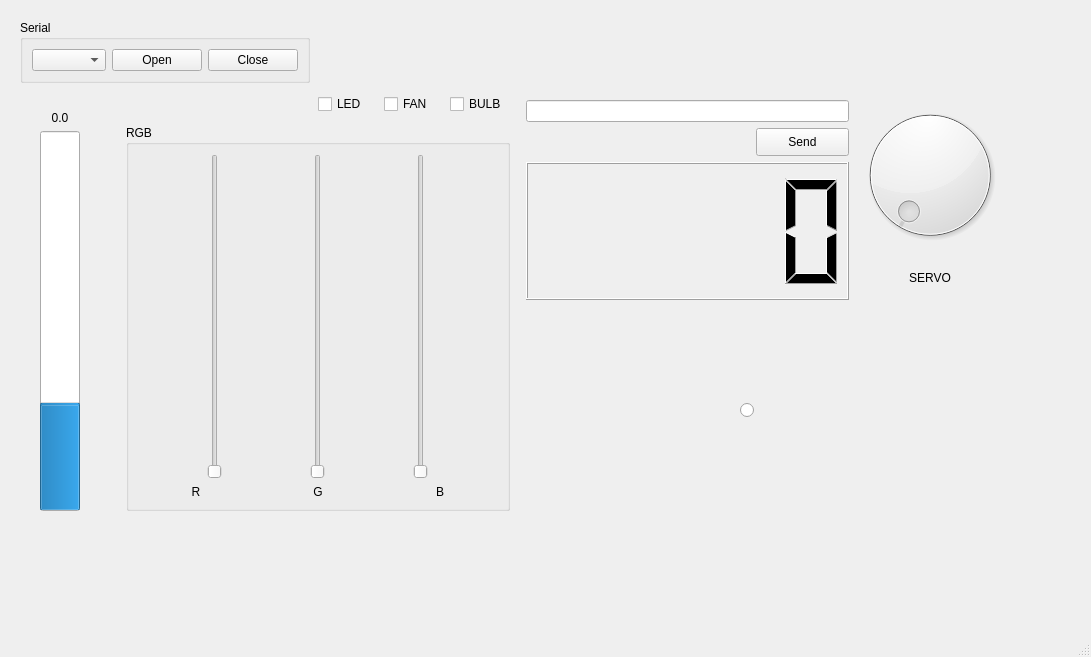
<?xml version="1.0" encoding="UTF-8"?>
<ui version="4.0">
 <class>MainWindow</class>
 <widget class="QMainWindow" name="MainWindow">
  <property name="geometry">
   <rect>
    <x>0</x>
    <y>0</y>
    <width>1091</width>
    <height>657</height>
   </rect>
  </property>
  <property name="windowTitle">
   <string>MainWindow</string>
  </property>
  <widget class="QWidget" name="centralwidget">
   <widget class="QRadioButton" name="btnCircle">
    <property name="geometry">
     <rect>
      <x>430</x>
      <y>650</y>
      <width>40</width>
      <height>40</height>
     </rect>
    </property>
    <property name="layoutDirection">
     <enum>Qt::LeftToRight</enum>
    </property>
    <property name="text">
     <string/>
    </property>
   </widget>
   <widget class="QRadioButton" name="btnCircle_2">
    <property name="geometry">
     <rect>
      <x>740</x>
      <y>400</y>
      <width>61</width>
      <height>20</height>
     </rect>
    </property>
    <property name="text">
     <string/>
    </property>
   </widget>
   <widget class="QWidget" name="">
    <property name="geometry">
     <rect>
      <x>20</x>
      <y>20</y>
      <width>985</width>
      <height>491</height>
     </rect>
    </property>
    <layout class="QHBoxLayout" name="horizontalLayout_10">
     <item>
      <layout class="QVBoxLayout" name="verticalLayout_5">
       <item>
        <layout class="QHBoxLayout" name="horizontalLayout_6">
         <item>
          <widget class="QGroupBox" name="groupBox_2">
           <property name="title">
            <string>Serial</string>
           </property>
           <layout class="QVBoxLayout" name="verticalLayout_2">
            <item>
             <layout class="QHBoxLayout" name="horizontalLayout">
              <item>
               <widget class="QComboBox" name="comList">
                <property name="maximumSize">
                 <size>
                  <width>74</width>
                  <height>16777215</height>
                 </size>
                </property>
               </widget>
              </item>
              <item>
               <widget class="QPushButton" name="btnOpen">
                <property name="maximumSize">
                 <size>
                  <width>93</width>
                  <height>16777215</height>
                 </size>
                </property>
                <property name="text">
                 <string>Open</string>
                </property>
               </widget>
              </item>
              <item>
               <widget class="QPushButton" name="btnClose">
                <property name="maximumSize">
                 <size>
                  <width>93</width>
                  <height>16777215</height>
                 </size>
                </property>
                <property name="text">
                 <string>Close</string>
                </property>
               </widget>
              </item>
             </layout>
            </item>
           </layout>
          </widget>
         </item>
         <item>
          <spacer name="horizontalSpacer_3">
           <property name="orientation">
            <enum>Qt::Horizontal</enum>
           </property>
           <property name="sizeType">
            <enum>QSizePolicy::Fixed</enum>
           </property>
           <property name="sizeHint" stdset="0">
            <size>
             <width>200</width>
             <height>20</height>
            </size>
           </property>
          </spacer>
         </item>
        </layout>
       </item>
       <item>
        <layout class="QHBoxLayout" name="horizontalLayout_5">
         <item>
          <spacer name="horizontalSpacer_2">
           <property name="orientation">
            <enum>Qt::Horizontal</enum>
           </property>
           <property name="sizeType">
            <enum>QSizePolicy::Fixed</enum>
           </property>
           <property name="sizeHint" stdset="0">
            <size>
             <width>20</width>
             <height>20</height>
            </size>
           </property>
          </spacer>
         </item>
         <item>
          <layout class="QVBoxLayout" name="verticalLayout_7">
           <item>
            <spacer name="verticalSpacer">
             <property name="orientation">
              <enum>Qt::Vertical</enum>
             </property>
             <property name="sizeType">
              <enum>QSizePolicy::Fixed</enum>
             </property>
             <property name="sizeHint" stdset="0">
              <size>
               <width>20</width>
               <height>22</height>
              </size>
             </property>
            </spacer>
           </item>
           <item>
            <widget class="QLabel" name="labelTemp">
             <property name="text">
              <string>0.0</string>
             </property>
             <property name="alignment">
              <set>Qt::AlignCenter</set>
             </property>
            </widget>
           </item>
           <item>
            <widget class="QProgressBar" name="barTemp">
             <property name="minimumSize">
              <size>
               <width>40</width>
               <height>0</height>
              </size>
             </property>
             <property name="minimum">
              <number>200</number>
             </property>
             <property name="maximum">
              <number>400</number>
             </property>
             <property name="value">
              <number>255</number>
             </property>
             <property name="orientation">
              <enum>Qt::Vertical</enum>
             </property>
            </widget>
           </item>
          </layout>
         </item>
         <item>
          <spacer name="horizontalSpacer_5">
           <property name="orientation">
            <enum>Qt::Horizontal</enum>
           </property>
           <property name="sizeType">
            <enum>QSizePolicy::Fixed</enum>
           </property>
           <property name="sizeHint" stdset="0">
            <size>
             <width>40</width>
             <height>20</height>
            </size>
           </property>
          </spacer>
         </item>
         <item>
          <layout class="QVBoxLayout" name="verticalLayout_3">
           <item>
            <layout class="QHBoxLayout" name="horizontalLayout_2">
             <item>
              <spacer name="horizontalSpacer">
               <property name="orientation">
                <enum>Qt::Horizontal</enum>
               </property>
               <property name="sizeHint" stdset="0">
                <size>
                 <width>40</width>
                 <height>20</height>
                </size>
               </property>
              </spacer>
             </item>
             <item>
              <widget class="QCheckBox" name="checkBoxLED">
               <property name="minimumSize">
                <size>
                 <width>60</width>
                 <height>30</height>
                </size>
               </property>
               <property name="text">
                <string>LED</string>
               </property>
               <property name="iconSize">
                <size>
                 <width>50</width>
                 <height>50</height>
                </size>
               </property>
               <property name="tristate">
                <bool>false</bool>
               </property>
              </widget>
             </item>
             <item>
              <widget class="QCheckBox" name="checkBoxFAN">
               <property name="minimumSize">
                <size>
                 <width>60</width>
                 <height>30</height>
                </size>
               </property>
               <property name="text">
                <string>FAN</string>
               </property>
              </widget>
             </item>
             <item>
              <widget class="QCheckBox" name="checkBoxBULB">
               <property name="minimumSize">
                <size>
                 <width>60</width>
                 <height>30</height>
                </size>
               </property>
               <property name="text">
                <string>BULB</string>
               </property>
              </widget>
             </item>
            </layout>
           </item>
           <item>
            <widget class="QGroupBox" name="groupBox">
             <property name="title">
              <string>RGB</string>
             </property>
             <layout class="QVBoxLayout" name="verticalLayout">
              <item>
               <layout class="QHBoxLayout" name="horizontalLayout_3">
                <item>
                 <widget class="QSlider" name="sliderR">
                  <property name="maximumSize">
                   <size>
                    <width>40</width>
                    <height>999999</height>
                   </size>
                  </property>
                  <property name="maximum">
                   <number>255</number>
                  </property>
                  <property name="orientation">
                   <enum>Qt::Vertical</enum>
                  </property>
                 </widget>
                </item>
                <item>
                 <widget class="QSlider" name="sliderG">
                  <property name="maximumSize">
                   <size>
                    <width>40</width>
                    <height>999999</height>
                   </size>
                  </property>
                  <property name="maximum">
                   <number>255</number>
                  </property>
                  <property name="orientation">
                   <enum>Qt::Vertical</enum>
                  </property>
                 </widget>
                </item>
                <item>
                 <widget class="QSlider" name="sliderB">
                  <property name="maximumSize">
                   <size>
                    <width>40</width>
                    <height>99999</height>
                   </size>
                  </property>
                  <property name="maximum">
                   <number>255</number>
                  </property>
                  <property name="orientation">
                   <enum>Qt::Vertical</enum>
                  </property>
                 </widget>
                </item>
               </layout>
              </item>
              <item>
               <layout class="QHBoxLayout" name="horizontalLayout_4">
                <item>
                 <widget class="QLabel" name="label">
                  <property name="text">
                   <string>R</string>
                  </property>
                  <property name="alignment">
                   <set>Qt::AlignCenter</set>
                  </property>
                 </widget>
                </item>
                <item>
                 <widget class="QLabel" name="label_2">
                  <property name="text">
                   <string>G</string>
                  </property>
                  <property name="alignment">
                   <set>Qt::AlignCenter</set>
                  </property>
                 </widget>
                </item>
                <item>
                 <widget class="QLabel" name="label_3">
                  <property name="text">
                   <string>B</string>
                  </property>
                  <property name="alignment">
                   <set>Qt::AlignCenter</set>
                  </property>
                 </widget>
                </item>
               </layout>
              </item>
             </layout>
            </widget>
           </item>
          </layout>
         </item>
        </layout>
       </item>
      </layout>
     </item>
     <item>
      <layout class="QHBoxLayout" name="horizontalLayout_9">
       <item>
        <spacer name="horizontalSpacer_6">
         <property name="orientation">
          <enum>Qt::Horizontal</enum>
         </property>
         <property name="sizeType">
          <enum>QSizePolicy::Fixed</enum>
         </property>
         <property name="sizeHint" stdset="0">
          <size>
           <width>10</width>
           <height>20</height>
          </size>
         </property>
        </spacer>
       </item>
       <item>
        <layout class="QVBoxLayout" name="verticalLayout_10">
         <item>
          <spacer name="verticalSpacer_3">
           <property name="orientation">
            <enum>Qt::Vertical</enum>
           </property>
           <property name="sizeType">
            <enum>QSizePolicy::Fixed</enum>
           </property>
           <property name="sizeHint" stdset="0">
            <size>
             <width>20</width>
             <height>80</height>
            </size>
           </property>
          </spacer>
         </item>
         <item>
          <layout class="QVBoxLayout" name="verticalLayout_9">
           <item>
            <layout class="QHBoxLayout" name="horizontalLayout_8">
             <item>
              <layout class="QVBoxLayout" name="verticalLayout_8">
               <item>
                <layout class="QVBoxLayout" name="verticalLayout_6">
                 <item>
                  <widget class="QLineEdit" name="textField">
                   <property name="minimumSize">
                    <size>
                     <width>0</width>
                     <height>22</height>
                    </size>
                   </property>
                   <property name="maximumSize">
                    <size>
                     <width>16777215</width>
                     <height>16777215</height>
                    </size>
                   </property>
                  </widget>
                 </item>
                 <item>
                  <layout class="QHBoxLayout" name="horizontalLayout_7">
                   <item>
                    <spacer name="horizontalSpacer_4">
                     <property name="orientation">
                      <enum>Qt::Horizontal</enum>
                     </property>
                     <property name="sizeType">
                      <enum>QSizePolicy::Expanding</enum>
                     </property>
                     <property name="sizeHint" stdset="0">
                      <size>
                       <width>40</width>
                       <height>20</height>
                      </size>
                     </property>
                    </spacer>
                   </item>
                   <item>
                    <widget class="QPushButton" name="btnSend">
                     <property name="minimumSize">
                      <size>
                       <width>93</width>
                       <height>28</height>
                      </size>
                     </property>
                     <property name="maximumSize">
                      <size>
                       <width>93</width>
                       <height>28</height>
                      </size>
                     </property>
                     <property name="text">
                      <string>Send</string>
                     </property>
                    </widget>
                   </item>
                  </layout>
                 </item>
                </layout>
               </item>
               <item>
                <widget class="QLCDNumber" name="lcdNumber">
                 <property name="minimumSize">
                  <size>
                   <width>280</width>
                   <height>90</height>
                  </size>
                 </property>
                </widget>
               </item>
              </layout>
             </item>
             <item>
              <layout class="QVBoxLayout" name="verticalLayout_4">
               <item>
                <widget class="QDial" name="servoAngel">
                 <property name="minimumSize">
                  <size>
                   <width>150</width>
                   <height>150</height>
                  </size>
                 </property>
                 <property name="maximum">
                  <number>180</number>
                 </property>
                </widget>
               </item>
               <item>
                <widget class="QLabel" name="label_4">
                 <property name="enabled">
                  <bool>true</bool>
                 </property>
                 <property name="text">
                  <string>SERVO</string>
                 </property>
                 <property name="alignment">
                  <set>Qt::AlignCenter</set>
                 </property>
                </widget>
               </item>
              </layout>
             </item>
            </layout>
           </item>
           <item>
            <spacer name="verticalSpacer_2">
             <property name="orientation">
              <enum>Qt::Vertical</enum>
             </property>
             <property name="sizeType">
              <enum>QSizePolicy::Fixed</enum>
             </property>
             <property name="sizeHint" stdset="0">
              <size>
               <width>20</width>
               <height>5</height>
              </size>
             </property>
            </spacer>
           </item>
           <item>
            <widget class="PlotWidget" name="graph" native="true">
             <property name="minimumSize">
              <size>
               <width>430</width>
               <height>200</height>
              </size>
             </property>
            </widget>
           </item>
          </layout>
         </item>
        </layout>
       </item>
      </layout>
     </item>
    </layout>
   </widget>
  </widget>
  <widget class="QStatusBar" name="statusbar"/>
 </widget>
 <customwidgets>
  <customwidget>
   <class>PlotWidget</class>
   <extends>QWidget</extends>
   <header>plotwidget.h</header>
   <container>1</container>
  </customwidget>
 </customwidgets>
 <resources/>
 <connections/>
</ui>
